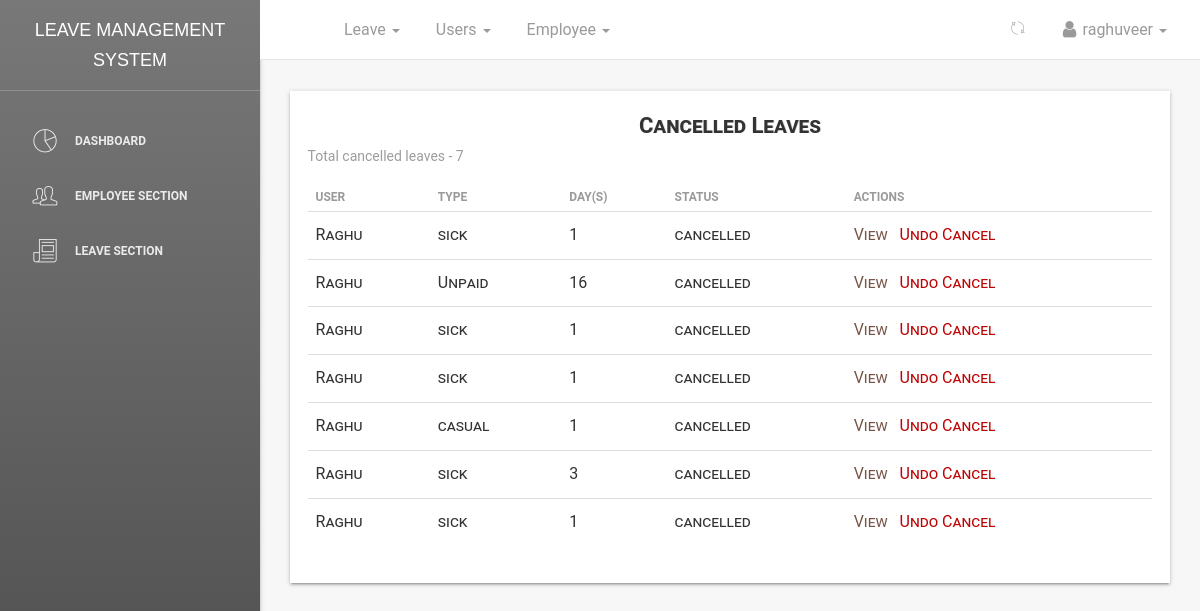
Page /dashboard/leaves/cancel/all/ (signed in) on the committed database.
### leave/models.py (models this page shows, shortened)
class Leave(models.Model):
    user = models.ForeignKey(User, on_delete=models.CASCADE, default=1)
    startdate = models.DateField(verbose_name=_('Start Date'), help_text='leave start date is on ..', null=True,
                                 blank=False)
    enddate = models.DateField(verbose_name=_('End Date'), help_text='coming back on ...', null=True, blank=False)
    leavetype = models.CharField(choices=LEAVE_TYPE, max_length=25, default=SICK, null=True, blank=False)
    reason = models.CharField(verbose_name=_('Reason for Leave'), max_length=255,
                              help_text='add additional information for leave', null=True, blank=True)
    status = models.CharField(max_length=12, default='pending')  # pending,approved,rejected,cancelled
    is_approved = models.BooleanField(default=False)  # hide
    updated = models.DateTimeField(auto_now=True, auto_now_add=False)
    created = models.DateTimeField(auto_now=False, auto_now_add=True)
    objects = LeaveManager()
    Tempdays = 0
    date_of_approved_leave = 0
    class Meta:
        verbose_name = _('Leave')
        verbose_name_plural = _('Leaves')
        ordering = ['-created']  # recent objects
    def businessDays(self, startdate, enddate):
        from datetime import datetime, timedelta
        test_date1, test_date2 = startdate, enddate
        dates = (test_date1 + timedelta(idx + 1)
                 for idx in range((test_date2 - test_date1).days))
        res = sum(1 for day in dates if day.weekday() < 5)
        if startdate.month == 12:  # dec month
            if startdate.day <= 25 or enddate.day >= 25:  # christmas
                res = res - 1
        if startdate.month == 1:  # Jan month
            if startdate.day <= 1 or enddate.day >= 1:  # new year
                res = res - 1
        return res
    @property
    def leave_days(self):
        days_count = ''
        startdate = self.startdate
        enddate = self.enddate
        if startdate > enddate:
            return
        dates = (enddate - startdate)
        Leave.Tempdays = dates.days
        print("leaves applied", Leave.Tempdays)
        busineesDay = self.businessDays(startdate, enddate)
        print("busineesDay : ", busineesDay)
        Leave.Tempdays = busineesDay
        Leave.date_of_approved_leave = self.created
        return busineesDay

### dashboard/views.py (the view)
# urls.py: path('leaves/cancel/all/', views.cancel_leaves_list, name='canceleaveslist'),
def cancel_leaves_list(request):
    if not (request.user.is_superuser and request.user.is_authenticated):
        return redirect('/')
    leaves = Leave.objects.all_cancel_leaves()
    return render(request, 'dashboard/leaves_cancel.html', {'leave_list_cancel': leaves, 'title': 'Cancel leave list'})

### leave/manager.py (called while the page is built)
    def all_cancel_leaves(self):
        return super().get_queryset().filter(status='cancelled').order_by('-created')

### templates/dashboard/leaves_cancel.html (shortened to what this page needs)
{% extends '_layout.html' %}
 {% block navheader %}
 	{% include 'includes/navheader_employee_app.html' %}
 {% endblock %}
 {% block content %}
        <section class="content">
            <section class="container-fluid">
            	   <section class="row">
                        <section class="col col-sm-8 offset-sm-2">
                        </section>
                    </section>
                	<div class="table-responsive table-shadow">
                		<div class="text-center table-description">
                			<h4 class="title-h3" style="text-shadow: 1px 0px rgba(0,0,0,0.11)">Cancelled Leaves</h4>
                		</div>
                		<section class="total-leaves-count">
                			{% if leave_list_cancel %}
                			<p>Total cancelled leaves - <span>{{ leave_list_cancel.count }}</span></p>
                			{% endif %}
                		</section>
                		<table class="table">
							  <thead>
							    <tr>
							      <th scope="col"><b>User</b></th>
							      <th scope="col"><b>Type</b></th>
							      <th scope="col"><b>Day(s)</b></th>
							      <th scope="col"><b>Status</b></th>
							      <th scope="col"><b>Actions</b></th>
							    </tr>
							  </thead>
							  <tbody>
							  	{% for leave in leave_list_cancel %}
							    <tr>
							      <td>{{ leave.user }}</td>
							      <td>{{ leave.leavetype}}</td>
							      <td>{{ leave.leave_days }}</td>
							      <td>{{ leave.status }}</td>
							      <td>
							      	<a href="{% url 'dashboard:userleaveview' leave.id %}" style="color: #795548;">
							      	    <span>View &nbsp;</span>
							      	</a>
							      	{% if not leave.is_approved %}
							      		<a href="{% url 'dashboard:userleaveuncancel' leave.id %}" style="color:#bd0404;">Undo Cancel</a>
							      	{% endif %}
							      </td>
							    </tr>
							    {% endfor %}
							  </tbody>
						</table>
					</div>
            </section>
        </section>
 {% endblock %}

### templates/includes/navheader_employee_app.html (shortened to what this page needs)
{% load static %}
<nav class="navbar navbar-default navbar-fixed shadow">
    <div class="container-fluid">
        <div class="collapse navbar-collapse">
            <ul class="nav navbar-nav navbar-left">
                <li>
                    <a href="" class="dropdown-toggle" data-toggle="dropdown">
                    </a>
                </li>
                <li class="dropdown">
                    <a href="" class="dropdown-toggle" data-toggle="dropdown">
                        <p>
                            Leave
                            <b class="caret"></b>
                        </p>
                    </a>
                </li>
                {% if request.user.is_superuser and request.user.is_staff %}
                <li class="dropdown">
                    <a href="" class="dropdown-toggle" data-toggle="dropdown">
                        <p>
                            Users
                            <b class="caret"></b>
                        </p>
                    </a>
                </li>
                {% endif %}
                {% if request.user.is_superuser and request.user.is_staff %}
                <li class="dropdown">
                    <a href="" class="dropdown-toggle" data-toggle="dropdown">
                        <p>
                            Employee
                            <b class="caret"></b>
                        </p>
                    </a>
                </li>
                {% endif %}
            </ul>
            <ul class="nav navbar-nav navbar-right">
                <li class="dropdown">
                    <a href="" class="dropdown-toggle refresh-page" data-toggle="dropdown" title="Refresh Current Page">
                        <i class="pe-7s-refresh-2"></i>
                    </a>
                </li>
                <li class="dropdown">
                    <a href="" class="dropdown-toggle" data-toggle="dropdown">
                        <p>
                            <i class="fa fa-user"></i> {{ request.user}}
                            <b class="caret"></b>
                        </p>
                    </a>
                </li>
            </ul>
        </div>
    </div>
</nav>

### rows in the picture
Leave: user "Raghu", leavetype "sick", leave_days "1", status "cancelled", is_approved "Undo Cancel"
Leave: user "Raghu", leavetype "Unpaid", leave_days "16", status "cancelled", is_approved "Undo Cancel"
Leave: user "Raghu", leavetype "sick", leave_days "1", status "cancelled", is_approved "Undo Cancel"
Leave: user "Raghu", leavetype "sick", leave_days "1", status "cancelled", is_approved "Undo Cancel"
Leave: user "Raghu", leavetype "casual", leave_days "1", status "cancelled", is_approved "Undo Cancel"
Leave: user "Raghu", leavetype "sick", leave_days "3", status "cancelled", is_approved "Undo Cancel"
Leave: user "Raghu", leavetype "sick", leave_days "1", status "cancelled", is_approved "Undo Cancel"

### other values in the picture
{{ request.user }} "raghuveer"
{{ leave_list_cancel.count }} "7"
